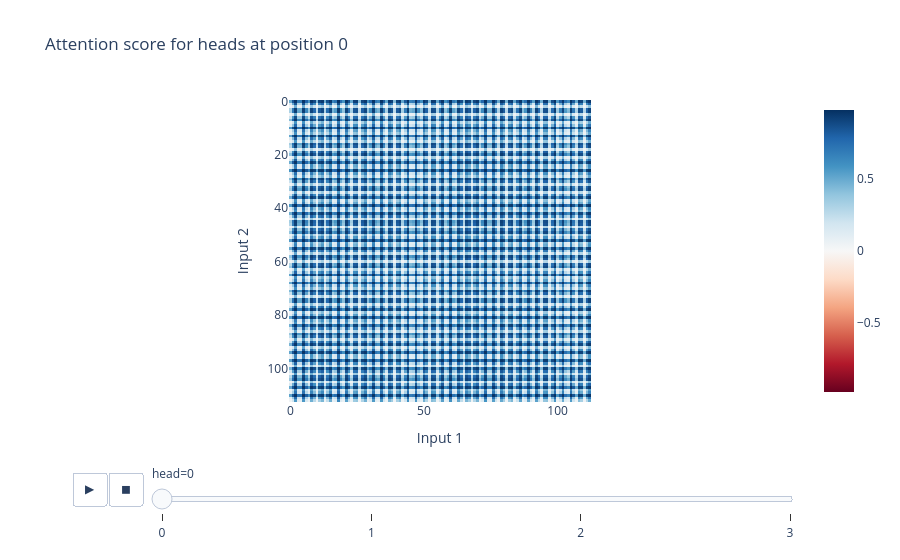

The notebook cell saved with this chart:
### Markdown cell above
### Everything is periodic

Any initial investigation and visualisation of activations and of the above effective weight matrices shows that things in the vocab basis are obviously periodic. Run the cells below, and demonstrate this for yourself.

#### Activations

**Attention patterns:**

The heatmap generated from the code below is a $p\times p$ image, where the cell $(x, y)$ represents some activation (i.e. a real number at a hidden layer of the network) on the input $x$ and $y$.

**Note:** Animation sliders are used to represent the different heads, not as a time dimension.

**Note:** $A_{2\to 2}^h\approx 0$, so $A_{2\to 1}^h = 1-A_{2\to 0}^h$. For this reason, the first thing we do below is redefine `attn_mat` to only refer to the attention paid to the first two tokens.

**Note:** We start by rearranging the attention matrix, so that the first two dimensions represent the (x, y) coordinates in the modular arithmetic equation. This is the meaning of the plots' axes.

### Code cell
attn_mat = attn_mat[:, :, :2]  # we only care about attn from first 2 tokens to the "=" token

# We rearrange attn_mat, so the first two dims represent (x, y) in modular arithmetic equation
attn_mat_sq = einops.rearrange(attn_mat, "(x y) head seq -> x y head seq", x=p)

utils.inputs_heatmap(
    attn_mat_sq[..., 0],
    title="Attention score for heads at position 0",
    animation_frame=2,
    animation_name="head",
)

### Figure 1 — Plotly figure (JSON) as saved in the notebook; plotly's stock layout.template omitted (floating-point values rounded to 4 significant figures; data arrays with more than 128 entries replaced by an {"elided": "..."} marker saying what was removed)
{"data": [{"coloraxis": "coloraxis", "hovertemplate": "Input 1: %{x}<br>Input 2: %{y}<br>color: %{z}<extra></extra>", "name": "0", "type": "heatmap", "xaxis": "x", "yaxis": "y", "z": {"elided": "113x113 float values"}}], "layout": {"coloraxis": {"autocolorscale": false, "cmid": 0.0, "colorscale": [[0.0, "rgb(103,0,31)"], [0.1, "rgb(178,24,43)"], [0.2, "rgb(214,96,77)"], [0.3, "rgb(244,165,130)"], [0.4, "rgb(253,219,199)"], [0.5, "rgb(247,247,247)"], [0.6, "rgb(209,229,240)"], [0.7, "rgb(146,197,222)"], [0.8, "rgb(67,147,195)"], [0.9, "rgb(33,102,172)"], [1.0, "rgb(5,48,97)"]]}, "sliders": [{"active": 0, "currentvalue": {"prefix": "head="}, "len": 0.9, "pad": {"b": 10, "t": 60}, "steps": [{"args": [["0"], {"frame": {"duration": 0, "redraw": true}, "fromcurrent": true, "mode": "immediate", "transition": {"duration": 0, "easing": "linear"}}], "label": "0", "method": "animate"}, {"args": [["1"], {"frame": {"duration": 0, "redraw": true}, "fromcurrent": true, "mode": "immediate", "transition": {"duration": 0, "easing": "linear"}}], "label": "1", "method": "animate"}, {"args": [["2"], {"frame": {"duration": 0, "redraw": true}, "fromcurrent": true, "mode": "immediate", "transition": {"duration": 0, "easing": "linear"}}], "label": "2", "method": "animate"}, {"args": [["3"], {"frame": {"duration": 0, "redraw": true}, "fromcurrent": true, "mode": "immediate", "transition": {"duration": 0, "easing": "linear"}}], "label": "3", "method": "animate"}], "x": 0.1, "xanchor": "left", "y": 0, "yanchor": "top"}], "title": {"text": "Attention score for heads at position 0"}, "updatemenus": [{"buttons": [{"args": [null, {"frame": {"duration": 500, "redraw": true}, "fromcurrent": true, "mode": "immediate", "transition": {"duration": 500, "easing": "linear"}}], "label": "&#9654;", "method": "animate"}, {"args": [[null], {"frame": {"duration": 0, "redraw": true}, "fromcurrent": true, "mode": "immediate", "transition": {"duration": 0, "easing": "linear"}}], "label": "&#9724;", "method": "animate"}], "direction": "left", "pad": {"r": 10, "t": 70}, "showactive": false, "type": "buttons", "x": 0.1, "xanchor": "right", "y": 0, "yanchor": "top"}], "xaxis": {"anchor": "y", "autorange": false, "constrain": "domain", "domain": [0.0, 1.0], "range": [-0.5, 112.5], "scaleanchor": "y", "title": {"text": "Input 1"}}, "yaxis": {"anchor": "x", "autorange": false, "constrain": "domain", "domain": [0.0, 1.0], "range": [112.5, -0.5], "title": {"text": "Input 2"}}}}
